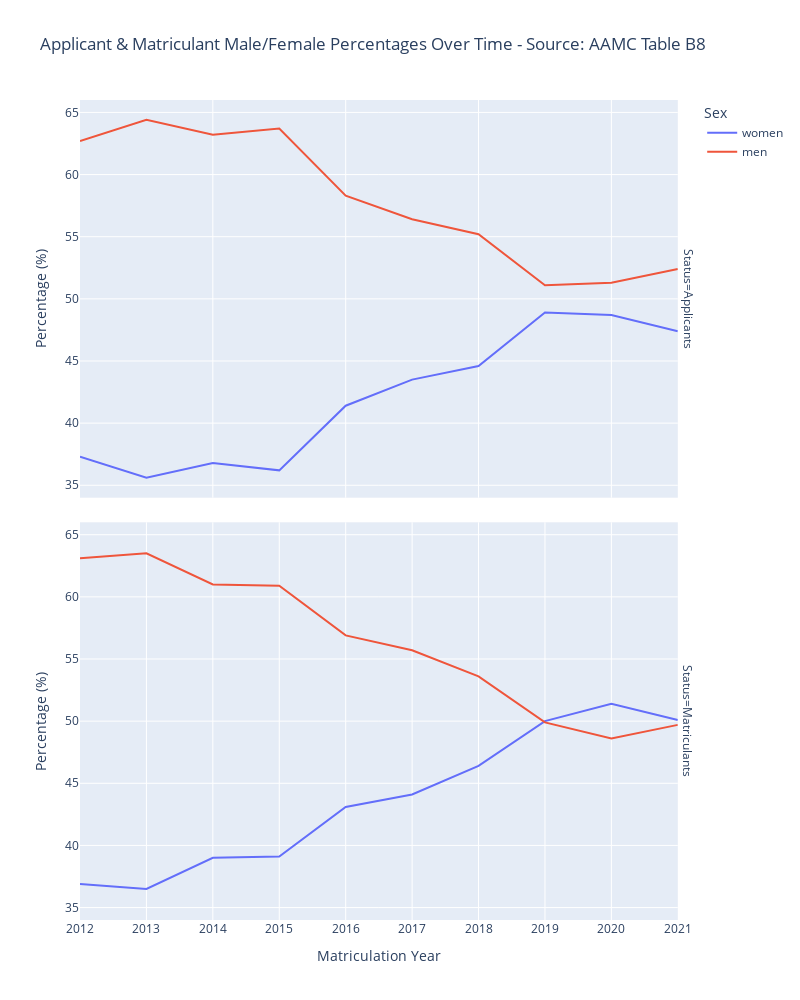

Notebook code cell kept with this figure:
### Code cell
fig = px.line(sexy, x="Matriculation Year", y="Percentage (%)", color="Sex", facet_row="Status", width=800, height=1000,
              title="Applicant & Matriculant Male/Female Percentages Over Time - Source: AAMC Table B8")
fig.update_layout(xaxis = dict(tickmode="linear", tick0=2012, dtick=1))
fig.show()
#fig.write_image(file="Male Female Percents.png")

### Figure 1 — Plotly figure (JSON) as saved in the notebook; plotly's stock layout.template omitted (floating-point values rounded to 4 significant figures)
{"data": [{"hovertemplate": "Sex=women<br>Status=Applicants<br>Matriculation Year=%{x}<br>Percentage (%)=%{y}<extra></extra>", "legendgroup": "women", "line": {"color": "#636efa", "dash": "solid"}, "mode": "lines", "name": "women", "orientation": "v", "showlegend": true, "type": "scatter", "x": [2012, 2013, 2014, 2015, 2016, 2017, 2018, 2019, 2020, 2021], "xaxis": "x2", "y": [37.3, 35.6, 36.8, 36.2, 41.4, 43.5, 44.6, 48.9, 48.7, 47.4], "yaxis": "y2"}, {"hovertemplate": "Sex=women<br>Status=Matriculants<br>Matriculation Year=%{x}<br>Percentage (%)=%{y}<extra></extra>", "legendgroup": "women", "line": {"color": "#636efa", "dash": "solid"}, "mode": "lines", "name": "women", "orientation": "v", "showlegend": false, "type": "scatter", "x": [2012, 2013, 2014, 2015, 2016, 2017, 2018, 2019, 2020, 2021], "xaxis": "x", "y": [36.9, 36.5, 39, 39.1, 43.1, 44.1, 46.4, 50, 51.4, 50.1], "yaxis": "y"}, {"hovertemplate": "Sex=men<br>Status=Applicants<br>Matriculation Year=%{x}<br>Percentage (%)=%{y}<extra></extra>", "legendgroup": "men", "line": {"color": "#EF553B", "dash": "solid"}, "mode": "lines", "name": "men", "orientation": "v", "showlegend": true, "type": "scatter", "x": [2012, 2013, 2014, 2015, 2016, 2017, 2018, 2019, 2020, 2021], "xaxis": "x2", "y": [62.7, 64.4, 63.2, 63.7, 58.3, 56.4, 55.2, 51.1, 51.3, 52.4], "yaxis": "y2"}, {"hovertemplate": "Sex=men<br>Status=Matriculants<br>Matriculation Year=%{x}<br>Percentage (%)=%{y}<extra></extra>", "legendgroup": "men", "line": {"color": "#EF553B", "dash": "solid"}, "mode": "lines", "name": "men", "orientation": "v", "showlegend": false, "type": "scatter", "x": [2012, 2013, 2014, 2015, 2016, 2017, 2018, 2019, 2020, 2021], "xaxis": "x", "y": [63.1, 63.5, 61, 60.9, 56.9, 55.7, 53.6, 49.9, 48.6, 49.7], "yaxis": "y"}], "layout": {"annotations": [{"font": {}, "showarrow": false, "text": "Status=Matriculants", "textangle": 90, "x": 0.98, "xanchor": "left", "xref": "paper", "y": 0.2425, "yanchor": "middle", "yref": "paper"}, {"font": {}, "showarrow": false, "text": "Status=Applicants", "textangle": 90, "x": 0.98, "xanchor": "left", "xref": "paper", "y": 0.7575, "yanchor": "middle", "yref": "paper"}], "height": 1000, "legend": {"title": {"text": "Sex"}, "tracegroupgap": 0}, "title": {"text": "Applicant & Matriculant Male/Female Percentages Over Time - Source: AAMC Table B8"}, "width": 800, "xaxis": {"anchor": "y", "autorange": true, "domain": [0, 0.98], "dtick": 1, "range": [2012, 2021], "tick0": 2012, "tickmode": "linear", "title": {"text": "Matriculation Year"}, "type": "linear"}, "xaxis2": {"anchor": "y2", "autorange": true, "domain": [0, 0.98], "matches": "x", "range": [2012, 2021], "showticklabels": false, "type": "linear"}, "yaxis": {"anchor": "x", "autorange": true, "domain": [0, 0.485], "range": [34, 66], "title": {"text": "Percentage (%)"}, "type": "linear"}, "yaxis2": {"anchor": "x2", "autorange": true, "domain": [0.515, 1], "matches": "y", "range": [34, 66], "title": {"text": "Percentage (%)"}, "type": "linear"}}}
